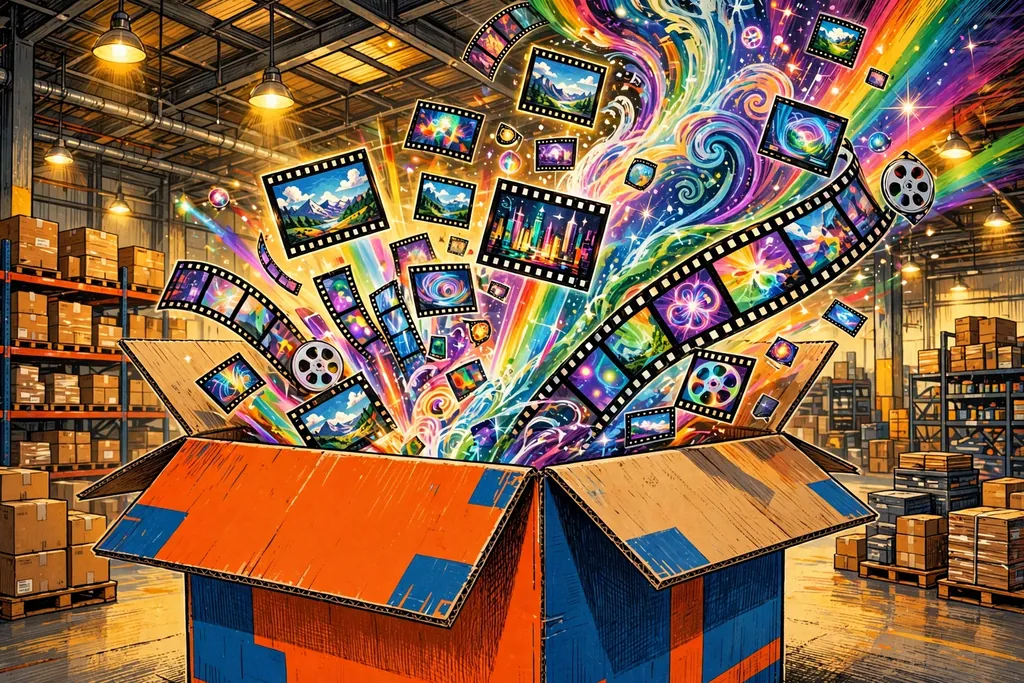
#> input picture images/amazon-decart-7-5-billion-1024.webp, 1024 x 683 px
$ python -i make_images.py   (imports and definitions only)
#> lines starting #> are read from the running program, lines starting #| are printed output that depends on the picture
#!/usr/bin/env python3
"""Prepare Wire Willow images. Run after adding or replacing any image:

    pip install "Pillow>=11.3"      # one time; needs AVIF support
    python3 tools/make_images.py

For every master image  images/<name>.webp  it:

  1. Caps the master at 1600 px wide (re-encoded as WebP quality 78).
     The master is what old browsers without AVIF support get, and what
     social and search previews point at.
  2. Writes AVIF copies at 640, 800, 1024 and 1600 px wide:
     images/<name>-640.avif ... build.py turns these into <picture>
     sources, so phones download ~50–90 KB instead of ~1 MB.
  3. Deletes the old WebP size variants (-640/-1024/-1600.webp), which
     the AVIF copies replace.

It also creates the 1200x630 social card for any article whose og_image
file does not exist yet (cropped from the lead image). Existing cards are
never overwritten unless you pass --force-og.

Work is skipped for images whose outputs are already newer than the
master, so re-running is fast. build.py stays dependency-free; it only
checks that every file this script makes is present and within budget.
"""

import json
import sys
from pathlib import Path

from PIL import Image, features

ROOT = Path(__file__).resolve().parent.parent
IMAGES = ROOT / "images"
MAX_WIDTH = 1600
MASTER_QUALITY = 78
AVIF_WIDTHS = (640, 800, 1024, 1600)
AVIF_QUALITY = 55
OLD_WEBP_SUFFIXES = ("-640", "-800", "-1024", "-1600")
OG_SIZE = (1200, 630)


def is_variant(path):
    return path.stem.endswith(OLD_WEBP_SUFFIXES)


def avif_widths(master_width):
    return [w for w in AVIF_WIDTHS if w <= master_width] or [master_width]


# [34 lines left out: functions cap_master, make_avifs, remove_old_variants, not called in this run]


def make_og(src, dest, zoom=1.0):
    """Crop the source to 1.905:1 (optionally zoomed in) and save as a
    1200x630 JPEG."""
#> called with dest = 'out.png', zoom = 1
    with Image.open(src) as im:
#> im is the input picture: PIL image 1024x683 RGB; mean R, G, B 131.3, 97.9, 70.6
        im = im.convert("RGB")
        target = OG_SIZE[0] / OG_SIZE[1]
        if im.width / im.height > target:
            crop_w, crop_h = im.height * target, im.height
        else:
            crop_w, crop_h = im.width, im.width / target
#> crop_w = 1024; crop_h = 537.6
        crop_w, crop_h = crop_w / zoom, crop_h / zoom
        left = (im.width - crop_w) / 2
#> left = 0
        top = (im.height - crop_h) / 2
#> top = 72.7
        im = im.crop((round(left), round(top), round(left + crop_w), round(top + crop_h)))
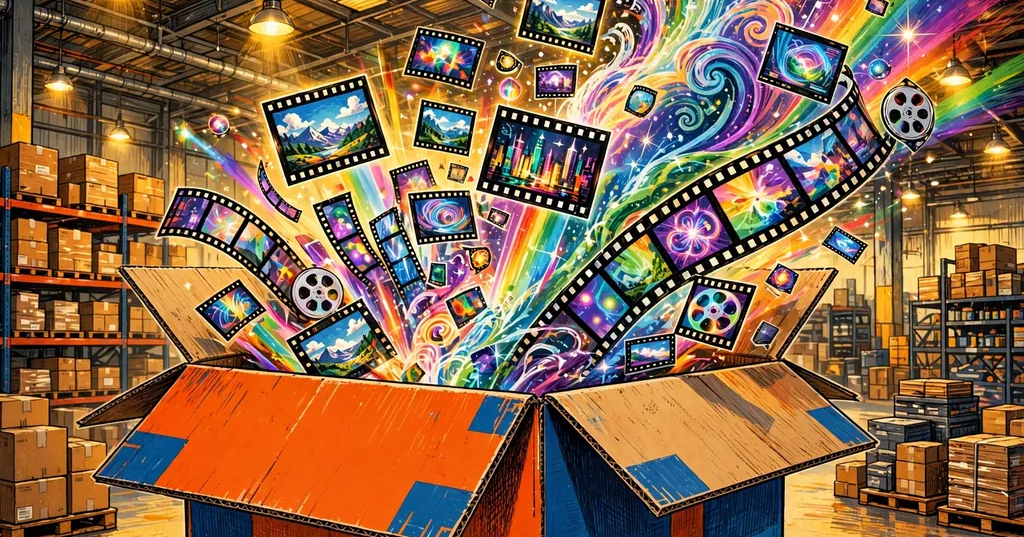
#> im: PIL image 1024x537 RGB; mean R, G, B 135.9, 102.2, 73.2
        im.resize(OG_SIZE, Image.LANCZOS).save(dest, "JPEG", quality=80, optimize=True, progressive=True)
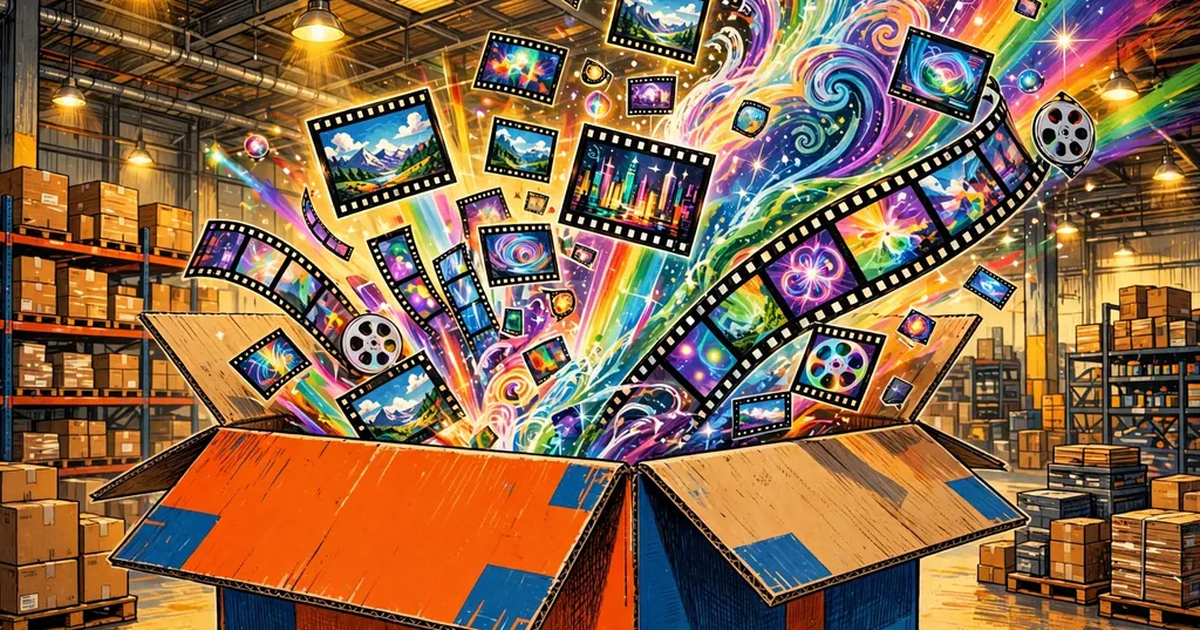
#> saved as out.png: PIL image 1200x630 RGB; mean R, G, B 135.8, 102.3, 73.4


# [28 lines left out: function main, not called in this run]


# [2 lines not run here, left out]

>>> result = make_og('../images/amazon-decart-7-5-billion-1024.webp', 'out.png')

$ run again, on images/amazon-package-stickers-nyc-delivery-law-1024.webp
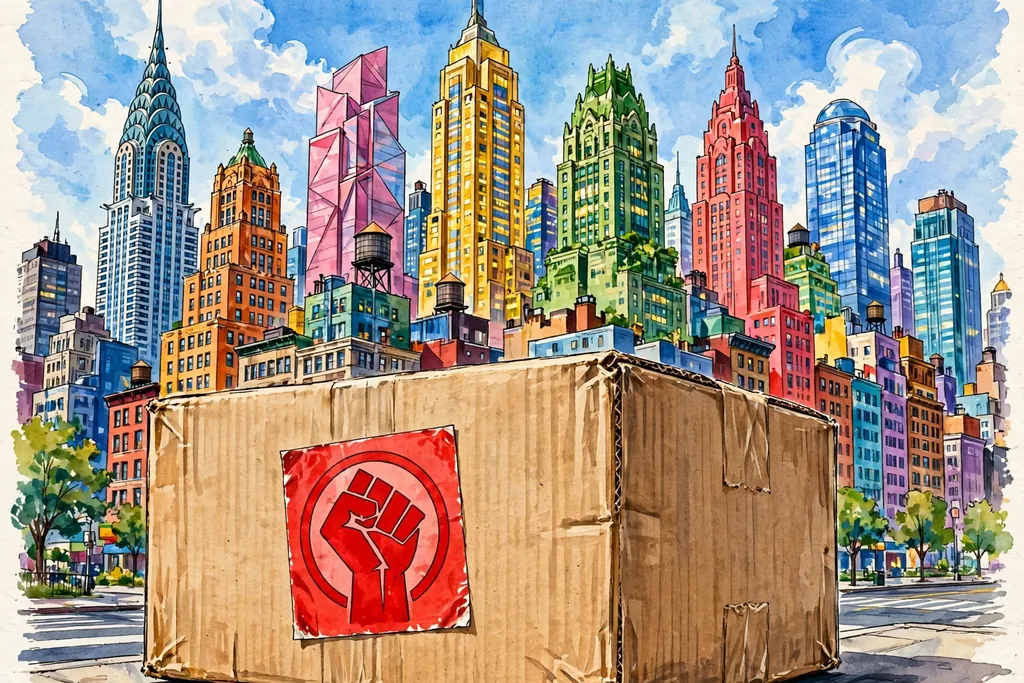
#> input picture images/amazon-package-stickers-nyc-delivery-law-1024.webp, 1024 x 683 px
#> in make_og, im is the input picture: PIL image 1024x683 RGB; mean R, G, B 164.3, 148.2, 136.2
#> in make_og, `im = im.crop((round(left), round(top), round(left + crop_w), round(top..`:
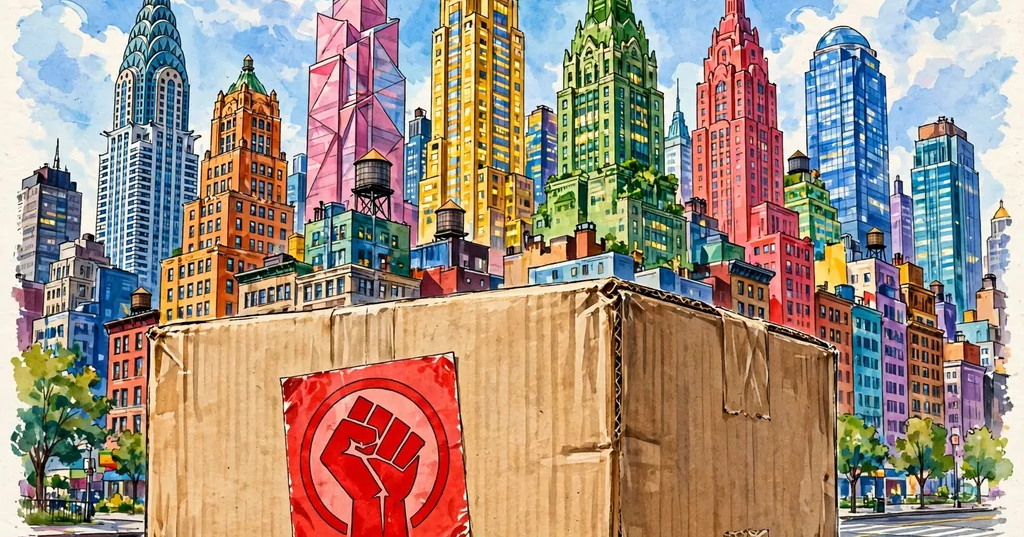
#> im: PIL image 1024x537 RGB; mean R, G, B 163, 142.8, 127.8

$ run again, on images/ant-group-simplexity-100-million-1600.webp
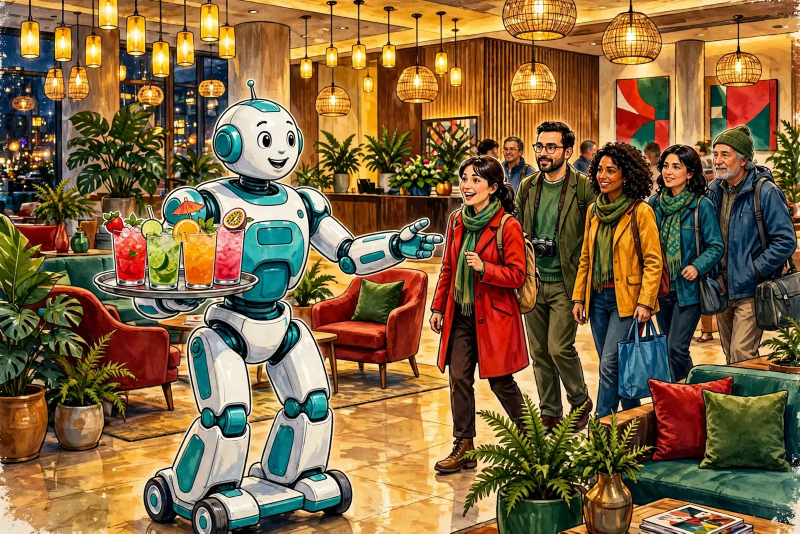
#> input picture images/ant-group-simplexity-100-million-1600.webp, 1600 x 1067 px (shown at 1/2 size)
#> in make_og, im is the input picture: PIL image 1600x1067 RGB; mean R, G, B 129.1, 101.4, 64.5
#> in make_og, `im = im.crop((round(left), round(top), round(left + crop_w), round(top..`:
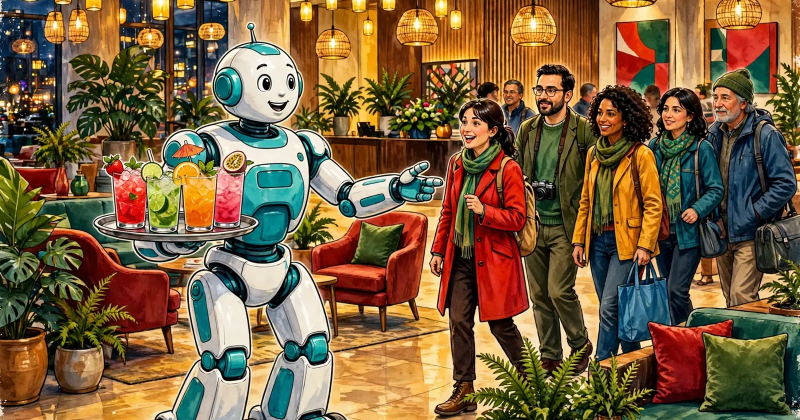
#> im: PIL image 1600x840 RGB (shown at 1/2 size); mean R, G, B 121.2, 95.1, 62.4
#> in make_og, `im.resize(OG_SIZE, Image.LANCZOS).save(dest, "JPEG", quality=80, optim..`:
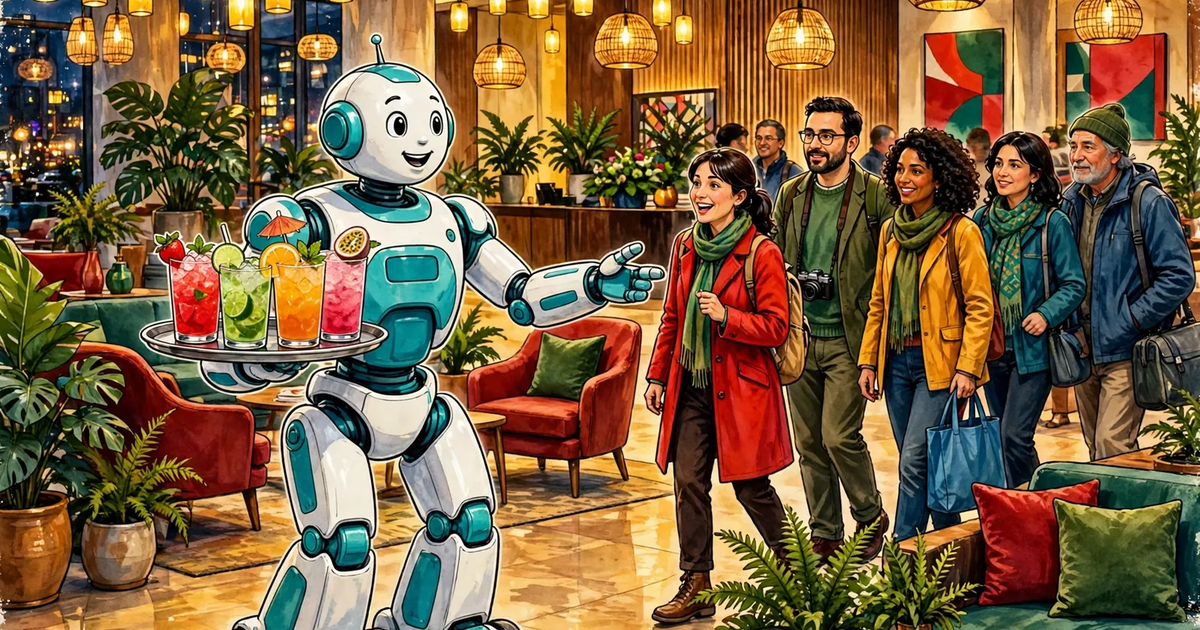
#> saved as out.png: PIL image 1200x630 RGB; mean R, G, B 121.2, 95.1, 62.5
